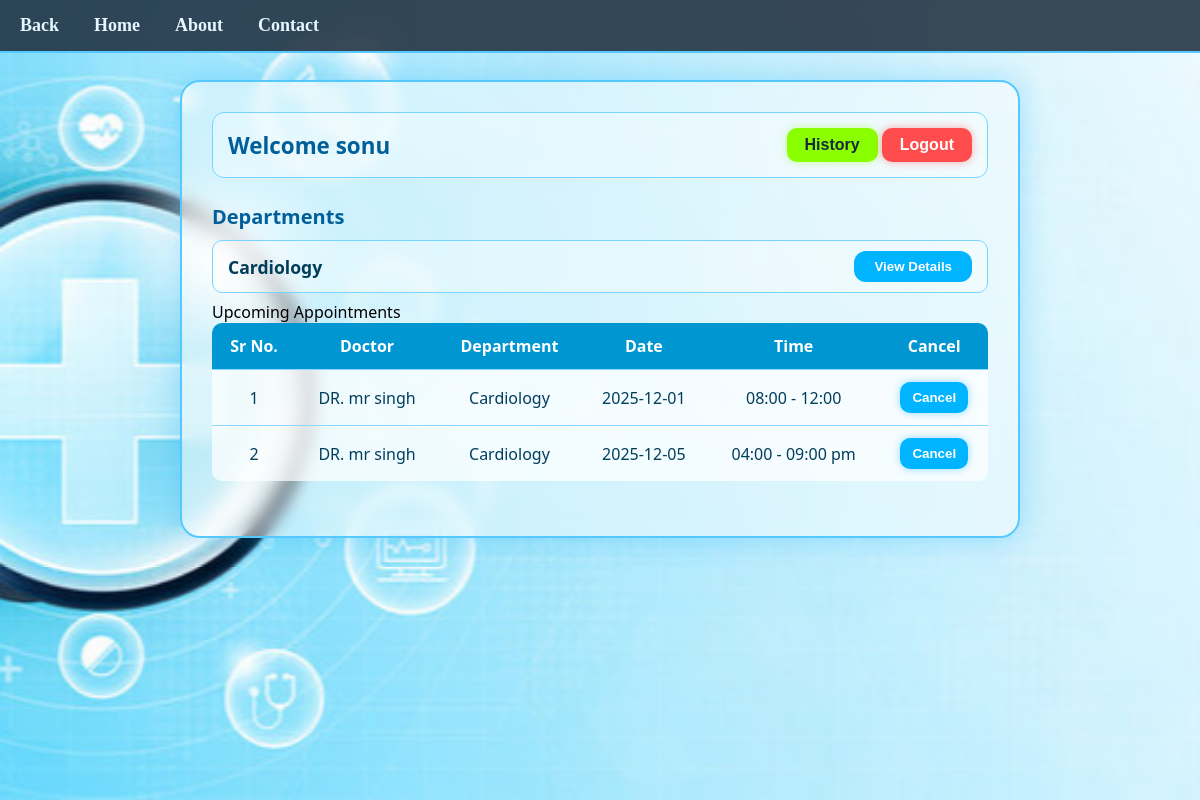
The app's page /patient_dash (signed in) with its own data.
### tables this page shows
CREATE TABLE patients (
            id INTEGER PRIMARY KEY AUTOINCREMENT,
            user_id INTEGER NOT NULL,
            fullname TEXT NOT NULL,
            age INTEGER,
            gender TEXT,
            contact TEXT,
            blood_group TEXT,
            height INTEGER,
            weight INTEGER,
            FOREIGN KEY (user_id) REFERENCES users(id) ON DELETE CASCADE
            );

CREATE TABLE appointments (
            id INTEGER PRIMARY KEY AUTOINCREMENT,
            patient_id INTEGER NOT NULL,
            doctor_id INTEGER NOT NULL,
            department TEXT NOT NULL,
            date TEXT NOT NULL,
            time TEXT NOT NULL,
            status TEXT CHECK(status IN ('booked', 'cancelled', 'completed')) DEFAULT
            'booked',
            FOREIGN KEY (patient_id) REFERENCES patients(id) ON DELETE CASCADE,
            FOREIGN KEY (doctor_id) REFERENCES doctors(id) ON DELETE CASCADE
            );

CREATE TABLE doctors (
            id INTEGER PRIMARY KEY AUTOINCREMENT,
            user_id INTEGER NOT NULL,
            fullname TEXT NOT NULL,
            specialization TEXT NOT NULL,
            department TEXT NOT NULL,
            experience INTEGER,
            FOREIGN KEY (user_id) REFERENCES users(id) ON DELETE CASCADE
        );

### app.py (the view)
@app.route("/patient_dash")
def patient_dash():
    patient_id = session["patient_id"]
    patient = module.get_patient_by_id(patient_id)
    departments = module.get_unique_departments()
    appointments = module.get_patient_appointments(patient_id)
    return render_template(
        "patient.html",
        patient=patient,
        departments=departments,
        upcoming=appointments
    )

### module.py (called while the page is built)
def host_get_db():
    conn = sqlite3.connect('hospital.db')
    conn.row_factory=sqlite3.Row
    conn.execute("PRAGMA foreign_keys = ON")  # enforce FK constraints
    return conn

def get_unique_departments():
    try:
        conn = host_get_db()
        cur = conn.cursor()
        cur.execute("SELECT DISTINCT department FROM doctors ORDER BY department ASC")
        data = cur.fetchall()
        return data
    except Exception as e:
        print("DB INSERT ERROR:", e)
        raise e
    finally:
        if cur: cur.close()
        if conn: conn.close()

def get_patient_appointments(patient_id):
    conn = host_get_db()
    curr = conn.cursor()
    curr.execute("""
        SELECT a.id, d.fullname AS doctor, d.department, a.date, a.time
        FROM appointments a
        JOIN doctors d ON a.doctor_id = d.id
        WHERE a.patient_id=? AND a.status='booked'
        ORDER BY a.date ASC
    """, (patient_id,))
    data = curr.fetchall()
    curr.close()
    conn.close()
    return data

def get_patient_by_id(patient_id):
    conn = host_get_db()
    curr = conn.cursor()
    curr.execute("SELECT * FROM patients WHERE id=?", (patient_id,))
    row = curr.fetchone()
    curr.close()
    conn.close()
    return row

### templates/patient.html (shortened to what this page needs)
<!DOCTYPE html>
<html lang="en">
  <head>
    <link rel="stylesheet" href="/static/patient.css" />
  </head>
  <body>
    <nav class="navbar">
      <ul class="nav-links">
        <li><a href="/">Back</a></li>
        <li><a href="/">Home</a></li>
        <li><a href="/about">About</a></li>
        <li><a href="/contact">Contact  </a></li>
      </ul>
    </nav>
    <div class="admin_main">
      <div id="admin_block">
        <div class="top-bar">
          <span class="welcome">Welcome {{ patient.fullname }}</span>
          <div class="search-box">
            <a href="/p_history"><button id="create">History</button></a>
            <a href="{{ url_for('login') }}"><button>Logout</button></a>
          </div>
        </div>
        <div id="wel1">Departments</div>
        {% for d in departments %}
        <div class="department-row">
          <span class="dept-name">{{ d.department }}</span>
          <a href="/department/{{ d.department }}">
            <button class="view-btn">View Details</button>
          </a>
        </div>
        {% endfor %}
        <div class="section-title">Upcoming Appointments</div>
        <table class="appointment-table">
          <thead>
            <tr>
              <th>Sr No.</th>
              <th>Doctor</th>
              <th>Department</th>
              <th>Date</th>
              <th>Time</th>
              <th>Cancel</th>
            </tr>
          </thead>
          <tbody>
            {% if upcoming %} {% for a in upcoming %}
            <tr>
              <td>{{ loop.index }}</td>
              <td>{{ a.doctor }}</td>
              <td>{{ a.department }}</td>
              <td>{{ a.date }}</td>
              <td>{{ a.time }}</td>
              <td>
                <a href="/cancel_appointment/{{ a.id }}">
                  <button class="cancel-btn">Cancel</button>
                </a>
              </td>
            </tr>
            {% endfor %} {% else %}
            <tr>
              <td colspan="6" class="no-data">No appointments.</td>
            </tr>
            {% endif %}
          </tbody>
        </table>
      </div>
    </div>
  </body>
</html>

### static/patient.css (style rules this page uses)
* { margin: 0; padding: 0; box-sizing: border-box; }
.navbar { width: 100%; background: rgba(26, 42, 58, 0.85); padding: 15px 20px; position: fixed; top: 0; left: 0; z-index: 999; border-bottom: 2px solid #55c9ff; backdrop-filter: blur(6px); }
.nav-links { list-style: none; display: flex; gap: 35px; }
.nav-links li a { color: #e6f7ff; text-decoration: none; font-size: 18px; font-weight: 600; transition: 0.3s; }
.admin_main { padding-top: 100px; }
.admin_main { min-height: 100vh; background: url(image3.jpg) no-repeat center center fixed; background-size: cover; display: flex; justify-content: center; align-items: flex-start; padding-top: 40px; font-family: "Segoe UI", Tahoma, sans-serif; }
#admin_block { width: 70%; background: rgba(255, 255, 255, 0.45); border: 2px solid #55c9ff; border-radius: 20px; padding: 30px; margin: 40px 0 0 0; backdrop-filter: blur(8px); box-shadow: 0 0 30px rgba(0, 170, 255, 0.3); animation: fadeIn 0.7s ease-out; }
.top-bar { background: rgba(255, 255, 255, 0.35); border: 1px solid #79d3ff; padding: 15px; border-radius: 12px; margin-bottom: 25px; display: flex; justify-content: space-between; align-items: center; }
.welcome { font-size: 1.4em; font-weight: bold; color: #005f99; }
.search-box button { padding: 8px 18px; background: #ff4c4c; color: white; border: none; border-radius: 10px; font-size: 1em; font-weight: bold; cursor: pointer; transition: 0.3s; box-shadow: 0 0 10px rgba(255, 50, 50, 0.4); }
#wel1 { margin-top: 20px; margin-bottom: 10px; font-weight: bold; color: #005f99; font-size: 1.25em; }
table { width: 100%; border-collapse: collapse; background: rgba(255, 255, 255, 0.35); border-radius: 10px; overflow: hidden; margin-bottom: 25px; }
th { background: #0096d2; color: white; padding: 12px; font-size: 1em; }
td { padding: 12px; border-top: 1px solid #8ad7ff; background: rgba(255, 255, 255, 0.55); color: #003d5b; text-align: center; }
td button { padding: 8px 12px; border-radius: 10px; border: none; cursor: pointer; font-weight: bold; transition: 0.3s; background: #00b4ff; color: white; box-shadow: 0 0 8px rgba(0, 170, 255, 0.4); }
#create { background: #8aff00; color: #1a2a3a; box-shadow: 0 0 8px rgba(138, 255, 0, 0.4); }
.department-row { display: flex; justify-content: space-between; align-items: center; width: 100%; background: rgba(255, 255, 255, 0.35); border: 1px solid #79d3ff; padding: 10px 15px; border-radius: 10px; margin: 8px 0; }
.dept-name { font-size: 1.1em; font-weight: 600; color: #003d5b; }
.view-btn { padding: 8px 20px; background: #00b4ff; color: white; font-weight: bold; border-radius: 12px; border: none; cursor: pointer; transition: 0.3s ease; }

### records on screen
patients: fullname "sonu"
appointments: doctor "DR. mr singh", department "Cardiology", date "2025-12-01", time "08:00 - 12:00"
appointments: doctor "DR. mr singh", department "Cardiology", date "2025-12-05", time "04:00 - 09:00 pm"

### other values on screen
{{ d.department }} "Cardiology"
